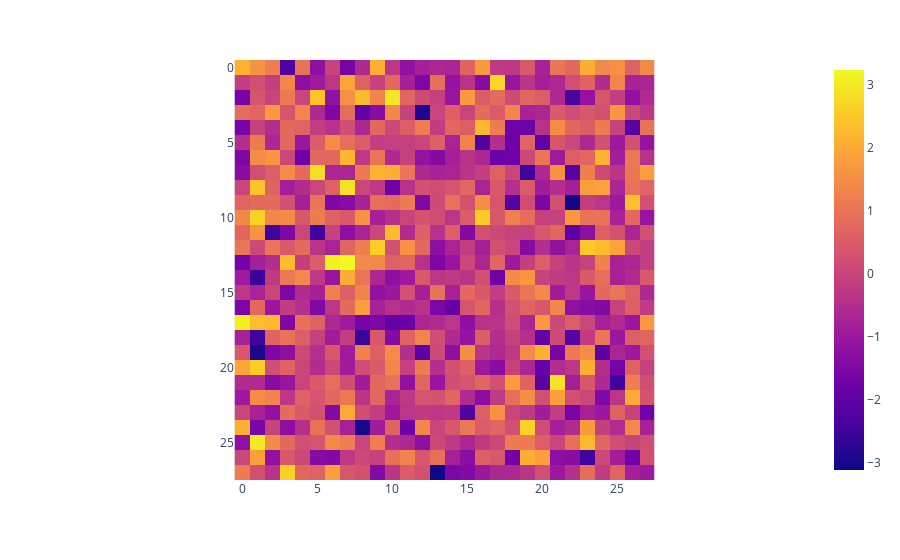

The notebook cell this image was saved under:
### Markdown cell above
Visualize activations in `fc1`.

### Code cell
seed(42)
im = t.randn(1, 1, 28, 28, requires_grad=True)

lr = 1e-4
N = 1_00_000
act_inds = (0, 0)
for i in tqdm((range(N))):
    im.requires_grad_(True)
    acts_post_conv1 = model.pool1(F.relu(model.conv1(im)))
    acts_post_conv2 = model.pool2(F.relu(model.conv2(acts_post_conv1)))
    acts_post_fc1 = F.relu(model.fc1(acts_post_conv2.flatten(1)))
    act = acts_post_fc1[act_inds]
    act.backward()
    with t.no_grad():
        im = im + lr * cast(t.Tensor, im.grad)

with t.no_grad():
    fig = px.imshow(im.squeeze())
    fig.show()

### Figure 1 — Plotly figure (JSON) as saved in the notebook; plotly's stock layout.template omitted (floating-point values rounded to 4 significant figures; data arrays with more than 128 entries replaced by an {"elided": "..."} marker saying what was removed)
{"data": [{"coloraxis": "coloraxis", "hovertemplate": "x: %{x}<br>y: %{y}<br>color: %{z}<extra></extra>", "name": "0", "type": "heatmap", "xaxis": "x", "yaxis": "y", "z": {"elided": "28x28 float values"}}], "layout": {"coloraxis": {"colorscale": [[0, "#0d0887"], [0.1111, "#46039f"], [0.2222, "#7201a8"], [0.3333, "#9c179e"], [0.4444, "#bd3786"], [0.5556, "#d8576b"], [0.6667, "#ed7953"], [0.7778, "#fb9f3a"], [0.8889, "#fdca26"], [1, "#f0f921"]]}, "margin": {"t": 60}, "xaxis": {"anchor": "y", "constrain": "domain", "domain": [0, 1], "scaleanchor": "y"}, "yaxis": {"anchor": "x", "autorange": "reversed", "constrain": "domain", "domain": [0, 1]}}}
